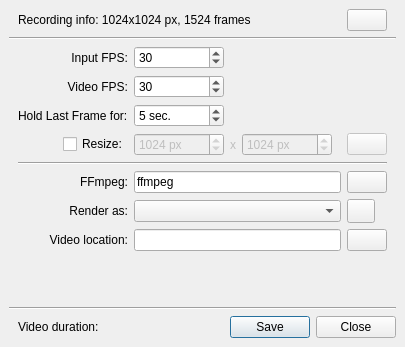
<?xml version="1.0" encoding="UTF-8"?>
<ui version="4.0">
 <author>
    SPDX-FileCopyrightText: none
    SPDX-License-Identifier: GPL-3.0-or-later
  </author>
 <class>RecorderExport</class>
 <widget class="QWidget" name="RecorderExport">
  <property name="geometry">
   <rect>
    <x>0</x>
    <y>0</y>
    <width>405</width>
    <height>347</height>
   </rect>
  </property>
  <property name="windowTitle">
   <string>Export Timelapse</string>
  </property>
  <layout class="QGridLayout" name="gridLayout_4">
   <property name="leftMargin">
    <number>0</number>
   </property>
   <property name="topMargin">
    <number>0</number>
   </property>
   <property name="rightMargin">
    <number>0</number>
   </property>
   <property name="bottomMargin">
    <number>0</number>
   </property>
   <item row="0" column="0">
    <widget class="QStackedWidget" name="stackedWidget">
     <property name="currentIndex">
      <number>0</number>
     </property>
     <widget class="QWidget" name="pageSettings">
      <layout class="QGridLayout" name="gridLayout_3">
       <item row="0" column="0">
        <layout class="QHBoxLayout" name="layoutRecordInfo">
         <property name="leftMargin">
          <number>9</number>
         </property>
         <property name="rightMargin">
          <number>9</number>
         </property>
         <item>
          <widget class="QLabel" name="labelRecordInfo">
           <property name="sizePolicy">
            <sizepolicy hsizetype="Expanding" vsizetype="Preferred">
             <horstretch>0</horstretch>
             <verstretch>0</verstretch>
            </sizepolicy>
           </property>
           <property name="text">
            <string notr="true">Recording info: 1024x1024 px, 1524 frames</string>
           </property>
          </widget>
         </item>
         <item>
          <widget class="QPushButton" name="buttonBrowseDirectory">
           <property name="toolTip">
            <string>Open record directory</string>
           </property>
           <property name="icon">
            <iconset theme="document-open">
             <normaloff>.</normaloff>.</iconset>
           </property>
          </widget>
         </item>
        </layout>
       </item>
       <item row="1" column="0">
        <widget class="Line" name="line1">
         <property name="orientation">
          <enum>Qt::Horizontal</enum>
         </property>
        </widget>
       </item>
       <item row="2" column="0">
        <layout class="QGridLayout" name="gridLayout" columnstretch="0,1,0">
         <property name="leftMargin">
          <number>9</number>
         </property>
         <property name="rightMargin">
          <number>9</number>
         </property>
         <item row="7" column="0">
          <widget class="QLabel" name="labelFfmpegLocation">
           <property name="text">
            <string>FFmpeg:</string>
           </property>
           <property name="alignment">
            <set>Qt::AlignRight|Qt::AlignTrailing|Qt::AlignVCenter</set>
           </property>
           <property name="buddy">
            <cstring>editFfmpegPath</cstring>
           </property>
          </widget>
         </item>
         <item row="9" column="0">
          <widget class="QLabel" name="labelExportTo">
           <property name="text">
            <string>Video location:</string>
           </property>
           <property name="alignment">
            <set>Qt::AlignRight|Qt::AlignTrailing|Qt::AlignVCenter</set>
           </property>
           <property name="buddy">
            <cstring>editVideoFilePath</cstring>
           </property>
          </widget>
         </item>
         <item row="1" column="1">
          <layout class="QHBoxLayout" name="layoutFps" stretch="0,1">
           <item>
            <widget class="QSpinBox" name="spinFps">
             <property name="minimumSize">
              <size>
               <width>90</width>
               <height>0</height>
              </size>
             </property>
             <property name="keyboardTracking">
              <bool>false</bool>
             </property>
             <property name="minimum">
              <number>1</number>
             </property>
             <property name="maximum">
              <number>60</number>
             </property>
             <property name="value">
              <number>30</number>
             </property>
            </widget>
           </item>
           <item>
            <spacer name="horizontalSpacer_11">
             <property name="orientation">
              <enum>Qt::Horizontal</enum>
             </property>
             <property name="sizeType">
              <enum>QSizePolicy::Expanding</enum>
             </property>
             <property name="sizeHint" stdset="0">
              <size>
               <width>6</width>
               <height>6</height>
              </size>
             </property>
            </spacer>
           </item>
          </layout>
         </item>
         <item row="5" column="1">
          <widget class="QWidget" name="widgetResolution" native="true">
           <property name="enabled">
            <bool>false</bool>
           </property>
           <layout class="QHBoxLayout" name="horizontalLayout_4">
            <property name="leftMargin">
             <number>0</number>
            </property>
            <property name="topMargin">
             <number>0</number>
            </property>
            <property name="rightMargin">
             <number>0</number>
            </property>
            <property name="bottomMargin">
             <number>0</number>
            </property>
            <item>
             <widget class="QSpinBox" name="spinScaleWidth">
              <property name="minimumSize">
               <size>
                <width>90</width>
                <height>0</height>
               </size>
              </property>
              <property name="toolTip">
               <string>Width</string>
              </property>
              <property name="keyboardTracking">
               <bool>false</bool>
              </property>
              <property name="suffix">
               <string> px</string>
              </property>
              <property name="minimum">
               <number>256</number>
              </property>
              <property name="maximum">
               <number>8192</number>
              </property>
              <property name="singleStep">
               <number>128</number>
              </property>
              <property name="value">
               <number>1024</number>
              </property>
             </widget>
            </item>
            <item>
             <widget class="QLabel" name="labelX">
              <property name="text">
               <string>x</string>
              </property>
             </widget>
            </item>
            <item>
             <widget class="QSpinBox" name="spinScaleHeight">
              <property name="minimumSize">
               <size>
                <width>90</width>
                <height>0</height>
               </size>
              </property>
              <property name="toolTip">
               <string>Height</string>
              </property>
              <property name="keyboardTracking">
               <bool>false</bool>
              </property>
              <property name="suffix">
               <string> px</string>
              </property>
              <property name="minimum">
               <number>256</number>
              </property>
              <property name="maximum">
               <number>8192</number>
              </property>
              <property name="singleStep">
               <number>128</number>
              </property>
              <property name="value">
               <number>1024</number>
              </property>
             </widget>
            </item>
            <item>
             <spacer name="horizontalSpacer_4">
              <property name="orientation">
               <enum>Qt::Horizontal</enum>
              </property>
              <property name="sizeType">
               <enum>QSizePolicy::Expanding</enum>
              </property>
              <property name="sizeHint" stdset="0">
               <size>
                <width>0</width>
                <height>22</height>
               </size>
              </property>
             </spacer>
            </item>
           </layout>
          </widget>
         </item>
         <item row="2" column="0">
          <widget class="QLabel" name="labelHoldLastFrameSec">
           <property name="toolTip">
            <string>The added duration for showing the last frame.</string>
           </property>
           <property name="text">
            <string>Hold Last Frame for:</string>
           </property>
          </widget>
         </item>
         <item row="0" column="1">
          <layout class="QHBoxLayout" name="layoutFps_2" stretch="0,1">
           <item>
            <widget class="QSpinBox" name="spinInputFps">
             <property name="minimumSize">
              <size>
               <width>90</width>
               <height>0</height>
              </size>
             </property>
             <property name="keyboardTracking">
              <bool>false</bool>
             </property>
             <property name="minimum">
              <number>1</number>
             </property>
             <property name="maximum">
              <number>10000</number>
             </property>
             <property name="value">
              <number>30</number>
             </property>
            </widget>
           </item>
           <item>
            <spacer name="horizontalSpacer_14">
             <property name="orientation">
              <enum>Qt::Horizontal</enum>
             </property>
             <property name="sizeType">
              <enum>QSizePolicy::Expanding</enum>
             </property>
             <property name="sizeHint" stdset="0">
              <size>
               <width>6</width>
               <height>6</height>
              </size>
             </property>
            </spacer>
           </item>
          </layout>
         </item>
         <item row="6" column="0" colspan="3">
          <widget class="Line" name="line">
           <property name="orientation">
            <enum>Qt::Horizontal</enum>
           </property>
          </widget>
         </item>
         <item row="0" column="0">
          <widget class="QLabel" name="labelFpsInput">
           <property name="toolTip">
            <string>The speed of reading the input stream.
For example, to make your timelapse twice faster, the Input FPS should be twice larger of the Video FPS.</string>
           </property>
           <property name="text">
            <string comment="Input FPS of recorded timelapses.">Input FPS:</string>
           </property>
           <property name="alignment">
            <set>Qt::AlignRight|Qt::AlignTrailing|Qt::AlignVCenter</set>
           </property>
           <property name="buddy">
            <cstring>spinInputFps</cstring>
           </property>
          </widget>
         </item>
         <item row="9" column="1">
          <widget class="QLineEdit" name="editVideoFilePath">
           <property name="minimumSize">
            <size>
             <width>120</width>
             <height>0</height>
            </size>
           </property>
           <property name="readOnly">
            <bool>false</bool>
           </property>
          </widget>
         </item>
         <item row="7" column="1">
          <widget class="QLineEdit" name="editFfmpegPath">
           <property name="minimumSize">
            <size>
             <width>120</width>
             <height>0</height>
            </size>
           </property>
           <property name="text">
            <string>ffmpeg</string>
           </property>
           <property name="readOnly">
            <bool>true</bool>
           </property>
          </widget>
         </item>
         <item row="8" column="1">
          <widget class="QComboBox" name="comboProfile">
           <property name="minimumSize">
            <size>
             <width>120</width>
             <height>0</height>
            </size>
           </property>
          </widget>
         </item>
         <item row="5" column="0">
          <layout class="QHBoxLayout" name="horizontalLayout_8" stretch="1,0">
           <item>
            <spacer name="horizontalSpacer_12">
             <property name="orientation">
              <enum>Qt::Horizontal</enum>
             </property>
             <property name="sizeType">
              <enum>QSizePolicy::Preferred</enum>
             </property>
             <property name="sizeHint" stdset="0">
              <size>
               <width>0</width>
               <height>0</height>
              </size>
             </property>
            </spacer>
           </item>
           <item>
            <widget class="QCheckBox" name="checkResize">
             <property name="sizePolicy">
              <sizepolicy hsizetype="Minimum" vsizetype="Fixed">
               <horstretch>0</horstretch>
               <verstretch>0</verstretch>
              </sizepolicy>
             </property>
             <property name="text">
              <string>Resize:</string>
             </property>
            </widget>
           </item>
          </layout>
         </item>
         <item row="5" column="2">
          <widget class="QPushButton" name="buttonLockRatio">
           <property name="enabled">
            <bool>false</bool>
           </property>
           <property name="toolTip">
            <string>Constrain proportions</string>
           </property>
           <property name="text">
            <string/>
           </property>
           <property name="icon">
            <iconset theme="lock">
             <normaloff>.</normaloff>.</iconset>
           </property>
           <property name="checkable">
            <bool>true</bool>
           </property>
          </widget>
         </item>
         <item row="8" column="0">
          <widget class="QLabel" name="labelResolution">
           <property name="text">
            <string>Render as:</string>
           </property>
           <property name="alignment">
            <set>Qt::AlignRight|Qt::AlignTrailing|Qt::AlignVCenter</set>
           </property>
           <property name="buddy">
            <cstring>comboProfile</cstring>
           </property>
          </widget>
         </item>
         <item row="9" column="2">
          <widget class="QPushButton" name="buttonBrowseExport">
           <property name="toolTip">
            <string>Select a file location for the exported timelapse video</string>
           </property>
           <property name="text">
            <string/>
           </property>
           <property name="icon">
            <iconset theme="folder">
             <normaloff>.</normaloff>.</iconset>
           </property>
          </widget>
         </item>
         <item row="1" column="0">
          <widget class="QLabel" name="labelFps">
           <property name="text">
            <string>Video FPS:</string>
           </property>
           <property name="alignment">
            <set>Qt::AlignRight|Qt::AlignTrailing|Qt::AlignVCenter</set>
           </property>
           <property name="buddy">
            <cstring>spinFps</cstring>
           </property>
          </widget>
         </item>
         <item row="8" column="2">
          <widget class="QPushButton" name="buttonEditProfile">
           <property name="sizePolicy">
            <sizepolicy hsizetype="Fixed" vsizetype="Fixed">
             <horstretch>0</horstretch>
             <verstretch>0</verstretch>
            </sizepolicy>
           </property>
           <property name="minimumSize">
            <size>
             <width>28</width>
             <height>24</height>
            </size>
           </property>
           <property name="maximumSize">
            <size>
             <width>28</width>
             <height>24</height>
            </size>
           </property>
           <property name="toolTip">
            <string>Edit video profile</string>
           </property>
          </widget>
         </item>
         <item row="7" column="2">
          <widget class="QPushButton" name="buttonBrowseFfmpeg">
           <property name="toolTip">
            <string>Setup ffmpeg executable location</string>
           </property>
           <property name="text">
            <string/>
           </property>
           <property name="icon">
            <iconset theme="folder">
             <normaloff>.</normaloff>.</iconset>
           </property>
          </widget>
         </item>
         <item row="2" column="1">
          <layout class="QHBoxLayout" name="horizontalLayout_6">
           <item>
            <widget class="QSpinBox" name="spinLastFrameSec">
             <property name="minimumSize">
              <size>
               <width>90</width>
               <height>0</height>
              </size>
             </property>
             <property name="suffix">
              <string comment="Contraction of &quot;second&quot; for interval"> sec.</string>
             </property>
             <property name="maximum">
              <number>120</number>
             </property>
             <property name="value">
              <number>5</number>
             </property>
            </widget>
           </item>
           <item>
            <spacer name="horizontalSpacer_15">
             <property name="orientation">
              <enum>Qt::Horizontal</enum>
             </property>
             <property name="sizeHint" stdset="0">
              <size>
               <width>6</width>
               <height>6</height>
              </size>
             </property>
            </spacer>
           </item>
          </layout>
         </item>
        </layout>
       </item>
       <item row="3" column="0">
        <spacer name="verticalSpacer_3">
         <property name="orientation">
          <enum>Qt::Vertical</enum>
         </property>
         <property name="sizeType">
          <enum>QSizePolicy::Expanding</enum>
         </property>
         <property name="sizeHint" stdset="0">
          <size>
           <width>20</width>
           <height>6</height>
          </size>
         </property>
        </spacer>
       </item>
       <item row="4" column="0">
        <widget class="Line" name="line2">
         <property name="orientation">
          <enum>Qt::Horizontal</enum>
         </property>
        </widget>
       </item>
       <item row="5" column="0">
        <layout class="QHBoxLayout" name="horizontalLayout">
         <property name="leftMargin">
          <number>9</number>
         </property>
         <item>
          <widget class="QLabel" name="labelTitleVideoDuration">
           <property name="text">
            <string>Video duration:</string>
           </property>
          </widget>
         </item>
         <item>
          <widget class="QLabel" name="labelVideoDuration">
           <property name="text">
            <string/>
           </property>
          </widget>
         </item>
         <item>
          <spacer name="horizontalSpacer">
           <property name="orientation">
            <enum>Qt::Horizontal</enum>
           </property>
           <property name="sizeType">
            <enum>QSizePolicy::MinimumExpanding</enum>
           </property>
           <property name="sizeHint" stdset="0">
            <size>
             <width>0</width>
             <height>20</height>
            </size>
           </property>
          </spacer>
         </item>
         <item>
          <widget class="QDialogButtonBox" name="buttonBox">
           <property name="standardButtons">
            <set>QDialogButtonBox::Close|QDialogButtonBox::Save</set>
           </property>
          </widget>
         </item>
        </layout>
       </item>
      </layout>
     </widget>
     <widget class="QWidget" name="pageProperties">
      <layout class="QGridLayout" name="gridLayout_2">
       <item row="0" column="1">
        <spacer name="verticalSpacer">
         <property name="orientation">
          <enum>Qt::Vertical</enum>
         </property>
         <property name="sizeHint" stdset="0">
          <size>
           <width>20</width>
           <height>74</height>
          </size>
         </property>
        </spacer>
       </item>
       <item row="1" column="0">
        <spacer name="horizontalSpacer_9">
         <property name="orientation">
          <enum>Qt::Horizontal</enum>
         </property>
         <property name="sizeHint" stdset="0">
          <size>
           <width>110</width>
           <height>20</height>
          </size>
         </property>
        </spacer>
       </item>
       <item row="1" column="1">
        <layout class="QVBoxLayout" name="layoutExporting">
         <property name="spacing">
          <number>16</number>
         </property>
         <item>
          <layout class="QHBoxLayout" name="horizontalLayout_3">
           <item>
            <spacer name="horizontalSpacer_6">
             <property name="orientation">
              <enum>Qt::Horizontal</enum>
             </property>
             <property name="sizeHint" stdset="0">
              <size>
               <width>40</width>
               <height>20</height>
              </size>
             </property>
            </spacer>
           </item>
           <item>
            <widget class="QLabel" name="labelStatus">
             <property name="sizePolicy">
              <sizepolicy hsizetype="Preferred" vsizetype="Preferred">
               <horstretch>0</horstretch>
               <verstretch>0</verstretch>
              </sizepolicy>
             </property>
             <property name="toolTip">
              <string notr="true"/>
             </property>
             <property name="text">
              <string notr="true">Exporting…</string>
             </property>
            </widget>
           </item>
           <item>
            <spacer name="horizontalSpacer_5">
             <property name="orientation">
              <enum>Qt::Horizontal</enum>
             </property>
             <property name="sizeHint" stdset="0">
              <size>
               <width>40</width>
               <height>20</height>
              </size>
             </property>
            </spacer>
           </item>
          </layout>
         </item>
         <item>
          <widget class="QProgressBar" name="progressExport">
           <property name="sizePolicy">
            <sizepolicy hsizetype="Expanding" vsizetype="Fixed">
             <horstretch>1</horstretch>
             <verstretch>0</verstretch>
            </sizepolicy>
           </property>
           <property name="minimumSize">
            <size>
             <width>250</width>
             <height>0</height>
            </size>
           </property>
           <property name="value">
            <number>24</number>
           </property>
          </widget>
         </item>
         <item>
          <layout class="QHBoxLayout" name="horizontalLayout_2">
           <item>
            <spacer name="horizontalSpacer_7">
             <property name="orientation">
              <enum>Qt::Horizontal</enum>
             </property>
             <property name="sizeHint" stdset="0">
              <size>
               <width>40</width>
               <height>20</height>
              </size>
             </property>
            </spacer>
           </item>
           <item>
            <widget class="QPushButton" name="buttonCancelExport">
             <property name="sizePolicy">
              <sizepolicy hsizetype="Preferred" vsizetype="Fixed">
               <horstretch>0</horstretch>
               <verstretch>0</verstretch>
              </sizepolicy>
             </property>
             <property name="text">
              <string>Cancel</string>
             </property>
            </widget>
           </item>
           <item>
            <spacer name="horizontalSpacer_8">
             <property name="orientation">
              <enum>Qt::Horizontal</enum>
             </property>
             <property name="sizeHint" stdset="0">
              <size>
               <width>40</width>
               <height>20</height>
              </size>
             </property>
            </spacer>
           </item>
          </layout>
         </item>
        </layout>
       </item>
       <item row="1" column="2">
        <spacer name="horizontalSpacer_10">
         <property name="orientation">
          <enum>Qt::Horizontal</enum>
         </property>
         <property name="sizeHint" stdset="0">
          <size>
           <width>110</width>
           <height>20</height>
          </size>
         </property>
        </spacer>
       </item>
       <item row="2" column="1">
        <spacer name="verticalSpacer_2">
         <property name="orientation">
          <enum>Qt::Vertical</enum>
         </property>
         <property name="sizeHint" stdset="0">
          <size>
           <width>20</width>
           <height>74</height>
          </size>
         </property>
        </spacer>
       </item>
      </layout>
     </widget>
     <widget class="QWidget" name="pageDone">
      <layout class="QGridLayout" name="gridLayout_6">
       <item row="0" column="1">
        <spacer name="verticalSpacer_5">
         <property name="orientation">
          <enum>Qt::Vertical</enum>
         </property>
         <property name="sizeHint" stdset="0">
          <size>
           <width>20</width>
           <height>14</height>
          </size>
         </property>
        </spacer>
       </item>
       <item row="1" column="1" rowspan="2">
        <layout class="QGridLayout" name="gridLayout_5">
         <property name="horizontalSpacing">
          <number>12</number>
         </property>
         <item row="2" column="0" colspan="2">
          <widget class="QLabel" name="labelVideoPathDone">
           <property name="minimumSize">
            <size>
             <width>0</width>
             <height>32</height>
            </size>
           </property>
           <property name="text">
            <string notr="true">/</string>
           </property>
           <property name="wordWrap">
            <bool>true</bool>
           </property>
           <property name="textInteractionFlags">
            <set>Qt::LinksAccessibleByMouse|Qt::TextSelectableByMouse</set>
           </property>
          </widget>
         </item>
         <item row="0" column="0" colspan="2">
          <widget class="QLabel" name="labelDone">
           <property name="minimumSize">
            <size>
             <width>0</width>
             <height>32</height>
            </size>
           </property>
           <property name="font">
            <font>
             <weight>75</weight>
             <bold>true</bold>
            </font>
           </property>
           <property name="text">
            <string comment="Caption: Video exporting finished">Done!</string>
           </property>
          </widget>
         </item>
         <item row="4" column="0" colspan="2">
          <widget class="QPushButton" name="buttonWatchIt">
           <property name="minimumSize">
            <size>
             <width>0</width>
             <height>32</height>
            </size>
           </property>
           <property name="font">
            <font>
             <underline>true</underline>
            </font>
           </property>
           <property name="text">
            <string comment="Watch the video which is just created">Watch it!</string>
           </property>
           <property name="flat">
            <bool>true</bool>
           </property>
          </widget>
         </item>
         <item row="1" column="0" colspan="2">
          <widget class="QLabel" name="labelWritten">
           <property name="text">
            <string>The timelapse video has been written to:</string>
           </property>
          </widget>
         </item>
         <item row="5" column="0" colspan="2">
          <widget class="QPushButton" name="buttonShowInFolder">
           <property name="minimumSize">
            <size>
             <width>0</width>
             <height>32</height>
            </size>
           </property>
           <property name="font">
            <font>
             <underline>true</underline>
            </font>
           </property>
           <property name="text">
            <string comment="Open the folder when the new created video is placed">Show in folder</string>
           </property>
           <property name="flat">
            <bool>true</bool>
           </property>
          </widget>
         </item>
         <item row="3" column="0" colspan="2">
          <spacer name="verticalSpacer_6">
           <property name="orientation">
            <enum>Qt::Vertical</enum>
           </property>
           <property name="sizeType">
            <enum>QSizePolicy::Fixed</enum>
           </property>
           <property name="sizeHint" stdset="0">
            <size>
             <width>20</width>
             <height>8</height>
            </size>
           </property>
          </spacer>
         </item>
         <item row="6" column="0" colspan="2">
          <widget class="QPushButton" name="buttonRemoveSnapshots">
           <property name="minimumSize">
            <size>
             <width>0</width>
             <height>32</height>
            </size>
           </property>
           <property name="font">
            <font>
             <underline>true</underline>
            </font>
           </property>
           <property name="text">
            <string comment="Open the folder when the new created video is placed">Remove recordings</string>
           </property>
           <property name="flat">
            <bool>true</bool>
           </property>
          </widget>
         </item>
        </layout>
       </item>
       <item row="2" column="0">
        <spacer name="horizontalSpacer_13">
         <property name="orientation">
          <enum>Qt::Horizontal</enum>
         </property>
         <property name="sizeHint" stdset="0">
          <size>
           <width>36</width>
           <height>20</height>
          </size>
         </property>
        </spacer>
       </item>
       <item row="2" column="2">
        <spacer name="horizontalSpacer_2">
         <property name="orientation">
          <enum>Qt::Horizontal</enum>
         </property>
         <property name="sizeHint" stdset="0">
          <size>
           <width>39</width>
           <height>20</height>
          </size>
         </property>
        </spacer>
       </item>
       <item row="3" column="1">
        <spacer name="verticalSpacer_4">
         <property name="orientation">
          <enum>Qt::Vertical</enum>
         </property>
         <property name="sizeHint" stdset="0">
          <size>
           <width>20</width>
           <height>18</height>
          </size>
         </property>
        </spacer>
       </item>
       <item row="4" column="0" colspan="3">
        <layout class="QHBoxLayout" name="horizontalLayout_5">
         <item>
          <spacer name="horizontalSpacer_3">
           <property name="orientation">
            <enum>Qt::Horizontal</enum>
           </property>
           <property name="sizeHint" stdset="0">
            <size>
             <width>283</width>
             <height>20</height>
            </size>
           </property>
          </spacer>
         </item>
         <item>
          <widget class="QPushButton" name="buttonRestart">
           <property name="text">
            <string comment="Button to restart the timelapse video configuring">Restart</string>
           </property>
          </widget>
         </item>
         <item>
          <widget class="QPushButton" name="buttonDoneClose">
           <property name="text">
            <string comment="Close dialog button">Close</string>
           </property>
           <property name="default">
            <bool>true</bool>
           </property>
          </widget>
         </item>
        </layout>
       </item>
      </layout>
     </widget>
    </widget>
   </item>
  </layout>
 </widget>
 <tabstops>
  <tabstop>buttonBrowseDirectory</tabstop>
  <tabstop>spinInputFps</tabstop>
  <tabstop>spinFps</tabstop>
  <tabstop>checkResize</tabstop>
  <tabstop>spinScaleWidth</tabstop>
  <tabstop>spinScaleHeight</tabstop>
  <tabstop>buttonLockRatio</tabstop>
  <tabstop>editFfmpegPath</tabstop>
  <tabstop>buttonBrowseFfmpeg</tabstop>
  <tabstop>comboProfile</tabstop>
  <tabstop>buttonEditProfile</tabstop>
  <tabstop>editVideoFilePath</tabstop>
  <tabstop>buttonBrowseExport</tabstop>
  <tabstop>buttonCancelExport</tabstop>
  <tabstop>buttonDoneClose</tabstop>
  <tabstop>buttonRestart</tabstop>
  <tabstop>buttonShowInFolder</tabstop>
  <tabstop>buttonWatchIt</tabstop>
 </tabstops>
 <resources/>
 <connections>
  <connection>
   <sender>checkResize</sender>
   <signal>toggled(bool)</signal>
   <receiver>widgetResolution</receiver>
   <slot>setEnabled(bool)</slot>
   <hints>
    <hint type="sourcelabel">
     <x>118</x>
     <y>142</y>
    </hint>
    <hint type="destinationlabel">
     <x>251</x>
     <y>144</y>
    </hint>
   </hints>
  </connection>
  <connection>
   <sender>buttonDoneClose</sender>
   <signal>clicked()</signal>
   <receiver>RecorderExport</receiver>
   <slot>close()</slot>
   <hints>
    <hint type="sourcelabel">
     <x>343</x>
     <y>245</y>
    </hint>
    <hint type="destinationlabel">
     <x>196</x>
     <y>363</y>
    </hint>
   </hints>
  </connection>
  <connection>
   <sender>checkResize</sender>
   <signal>toggled(bool)</signal>
   <receiver>buttonLockRatio</receiver>
   <slot>setEnabled(bool)</slot>
   <hints>
    <hint type="sourcelabel">
     <x>91</x>
     <y>131</y>
    </hint>
    <hint type="destinationlabel">
     <x>361</x>
     <y>138</y>
    </hint>
   </hints>
  </connection>
 </connections>
</ui>
